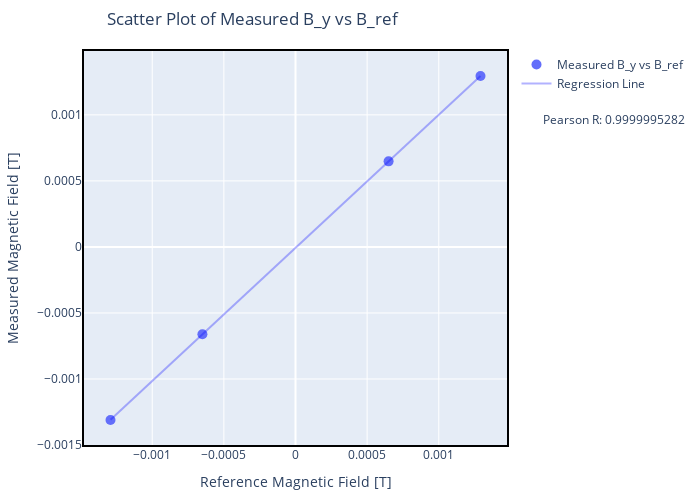

Source (notebook cell):
### Markdown cell above
### Plotting measured magnetic field against Bref with linear fit

### Code cell
slope, intercept, r_value, _, _ = scipy.stats.linregress(x=brefs, y=measured_means_in_T)
print("The Pearson R coefficient for the measured means is: ", r_value)

regression_line = [slope * x + intercept for x in brefs]

fig = go.Figure()

fig.add_trace(go.Scatter(x=brefs, y=measured_means_in_T, mode='markers', 
                         marker=dict(size=10, opacity=1), name='Measured B_y vs B_ref'))


fig.add_trace(go.Scatter(x=brefs, y=regression_line, mode='lines', 
                         line=dict(color='blue'),name='Regression Line', opacity=0.3))

fig.update_layout(
    title=dict(text="Scatter Plot of Measured B_y vs B_ref", x=0.36, xanchor='center'),
    xaxis_title="Reference Magnetic Field [T]",
    yaxis_title="Measured Magnetic Field [T]",
    width=700,  # Adjust width as needed
    height=500,  # Adjust height as needed
    margin=dict(l=50, r=50, b=50, t=50),
            shapes=[dict(
        type='rect',
        xref='paper', yref='paper',
        x0=0, y0=0, x1=1, y1=1,
        line=dict(color='black', width=2)
    )]
)


fig.add_annotation(
    x=1.42, y=0.85,  # Position of the annotation (adjust x and y as needed)
    xref='paper', yref='paper',  # Referencing the paper coordinates
    text=f"Pearson R: {r_value:.10f}",  # Annotation text
    showarrow=False,  # Hide the arrow
    font=dict(size=12),  # Adjust font size as needed
)

fig.show()

### Figure 1 — Plotly figure (JSON) as saved in the notebook; plotly's stock layout.template omitted (floating-point values rounded to 4 significant figures)
{"data": [{"marker": {"opacity": 1, "size": 10}, "mode": "markers", "name": "Measured B_y vs B_ref", "type": "scatter", "x": [0.001291, 0.0006497, -0.0006497, -0.001291], "y": [0.001294, 0.0006477, -0.0006607, -0.00131]}, {"line": {"color": "blue"}, "mode": "lines", "name": "Regression Line", "opacity": 0.3, "type": "scatter", "x": [0.001291, 0.0006497, -0.0006497, -0.001291], "y": [0.001294, 0.0006475, -0.0006622, -0.001309]}], "layout": {"annotations": [{"font": {"size": 12}, "showarrow": false, "text": "Pearson R: 0.9999995282", "x": 1.42, "xref": "paper", "y": 0.85, "yref": "paper"}], "height": 500, "margin": {"b": 50, "l": 50, "r": 50, "t": 50}, "shapes": [{"line": {"color": "black", "width": 2}, "type": "rect", "x0": 0, "x1": 1, "xref": "paper", "y0": 0, "y1": 1, "yref": "paper"}], "title": {"text": "Scatter Plot of Measured B_y vs B_ref", "x": 0.36, "xanchor": "center"}, "width": 700, "xaxis": {"title": {"text": "Reference Magnetic Field [T]"}}, "yaxis": {"title": {"text": "Measured Magnetic Field [T]"}}}}
